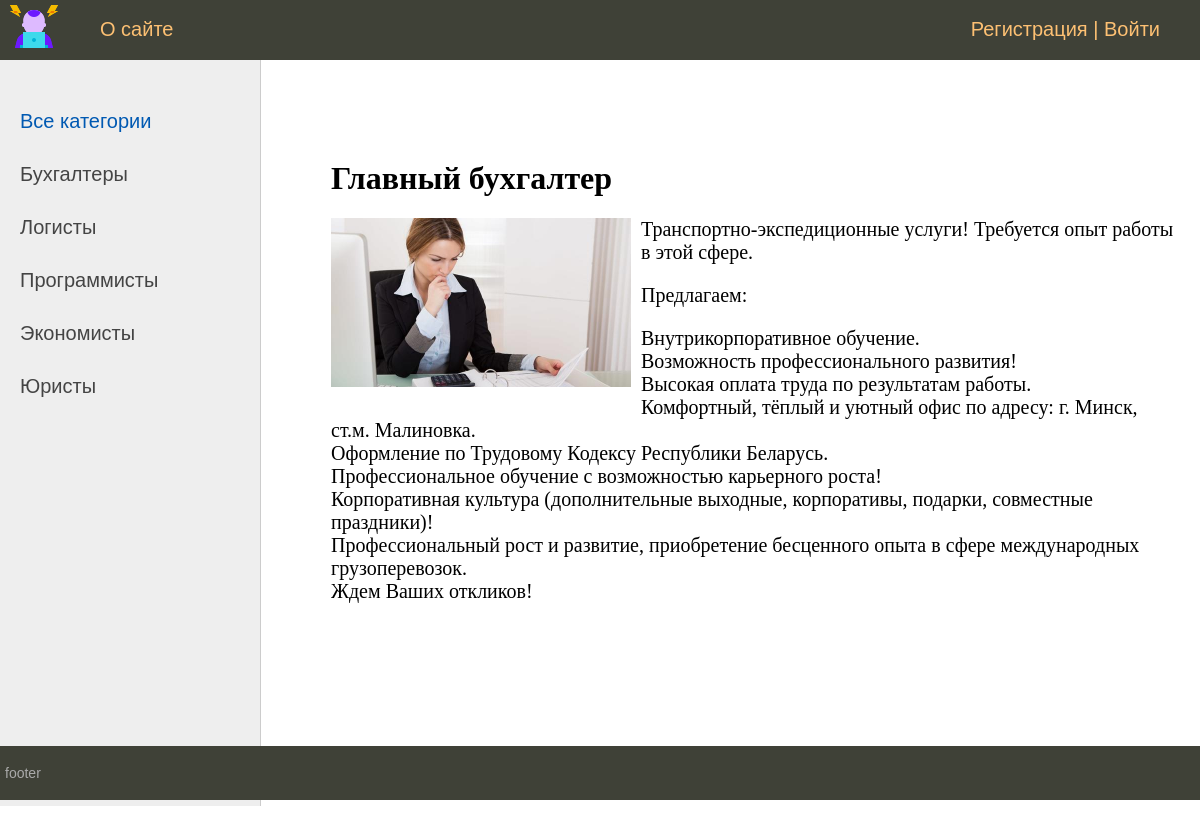
The app's page /vacancy/main-byhgalter/ with its own data.
### vacancy/models.py (models this page shows, shortened)
class Category(models.Model):
    name = models.CharField(max_length=100, db_index=True, verbose_name='Категория')
    slug = models.SlugField(max_length=255, unique=True, db_index=True, verbose_name='URL')
    def get_absolute_url(self):
        return reverse('category', kwargs={'cat_slug': self.slug})
    class Meta:
        verbose_name = 'категорию'
        verbose_name_plural = 'Категории'
        ordering = ['id', 'name']

class Vacancy(models.Model):
    title = models.CharField(max_length=255, verbose_name='Заголовок')
    slug = models.SlugField(max_length=255, unique=True, db_index=True, verbose_name='URL')
    content = models.TextField(blank=True, verbose_name='Содержание')
    photo = models.ImageField(upload_to="photo/%Y/%m/%d/", verbose_name='Фотография')
    work_experience = models.TextField(blank=True, verbose_name='Опыт работы')
    employer = models.TextField(blank=True, verbose_name='Работодатель')
    time_create = models.DateTimeField(auto_now_add=True, verbose_name='Время создания')
    cat = models.ForeignKey('Category', on_delete=models.PROTECT, verbose_name='Категория')
    def __str__(self):
        return self.title
    class Meta:
        verbose_name = 'вакансию'
        verbose_name_plural = 'Вакансии'
        ordering = ['-time_create', 'title']

### vacancy/views.py (the view)
# urls.py: path('vacancy/<slug:vacancy_slug>/', ShowVacancy.as_view(), name='vacancy'),
class ShowVacancy(DataMixin, DetailView):
    model = Vacancy
    template_name = 'vacancy/vacancy.html'
    slug_url_kwarg = 'vacancy_slug'
    context_object_name = 'vacancy'
    def get_context_data(self, *, object_list=None, **kwargs):
        context = super().get_context_data(**kwargs)
        c_def = self.get_user_context(title=context['vacancy'])
        return dict(list(context.items()) + list(c_def.items()))

### utils.py (called while the page is built)
    def get_user_context(self, **kwargs):
        context = kwargs
        cats = Category.objects.annotate(Count('vacancy'))
        user_menu = menu.copy()
        if not self.request.user.is_authenticated:
            user_menu.pop(1)
        context['menu'] = user_menu
        context['cats'] = cats
        if 'cat_selected' not in context:
            context['cat_selected'] = 0
        return context

### vacancy/templates/vacancy/vacancy.html
{% extends 'vacancy/base.html' %}
{% block content %}
<h1>{{vacancy.title}}</h1>
{% if vacancy.photo %}
<p><img class="img-article-left" src="{{vacancy.photo.url}}"></p>
{% endif %}
{{vacancy.content|linebreaks}}
{% endblock %}

### vacancy/templates/vacancy/base.html (shortened to what this page needs)
{% load static %}
{% load vacancy_tags %}
<!DOCTYPE html>
<html>
<head>
	<link type="text/css" href="{% static 'vacancy/css/styles.css' %}" rel="stylesheet" />
</head>
<body>
<table class="table-page" border=0 cellpadding="0" cellspacing="0">
<tr><td valign=top>
{% block mainmenu %}
		<div class="header">
			<ul id="mainmenu" class="mainmenu">
			<li class="logo"><a href="{% url 'home' %}"><div class="logo"></div></a></li>
{% for m in menu %}
			<li><a href="{% url m.url_name %}">{{m.title}}</a></li>
{% endfor %}
				{% if request.user.is_authenticated %}
				<li class="last"> {{user.username}} | <a href="{% url 'logout' %}">Выйти</a></li>
				{% else %}
				<li class="last"><a href="{% url 'register' %}">Регистрация</a> | <a href="{% url 'login' %}">Войти</a></li>
				{% endif %}
			</ul>
		</div>
{% endblock mainmenu %}
<table class="table-content" border=0 cellpadding="0" cellspacing="0">
<tr>
	<td valign="top" class="left-chapters">
	<ul id="leftchapters">
		{% if cat_selected == 0 %}
		<li class="selected">Все категории</li>
{% else %}
		<li><a href="{% url 'home' %}">Все категории</a></li>
{% endif %}
{% for c in cats %}
{% if c.vacancy__count > 0 %}
		{% if c.pk == cat_selected %}
			<li class="selected">{{c.name}}</li>
		{% else %}
			<li><a href="{{ c.get_absolute_url }}">{{c.name}}</a></li>
		{% endif %}
{% endif %}
{% endfor %}
	</ul>
</td>
<td valign="top" class="content">
	<div class="content-text">
{% block content %}
{% endblock %}
</div>
</td></tr></table>
</td></tr>
<tr><td valign=top>
	<div id="footer">
		<p>footer</p>
	</div>
</td></tr></table>
</body>
</html>

### vacancy/static/vacancy/css/styles.css (style rules this page uses)
html, body { font-family: 'Arial'; margin: 0; padding: 0; height: 100%; width: 100%; color: #444; }
a { color: #0059b2; text-decoration: none; }
img { max-width: 600px; height: auto; }
img.img-article-left { max-width: 300px; height: auto; float: left; padding: 0 10px 10px 0; }
.table-page { width: 100%; height: 100%; vertical-align: top; }
.table-page tr { height: 100%; }
.header { background: #3F4137; height: 60px; }
.logo { background: url('../img/logo.png') no-repeat 10px 5px; width: 70px; height: 60px; }
ul.mainmenu { list-style: none; margin: 0; padding: 0; height: 60px; color: #fdc073; font-size: 20px; overflow: hidden; }
ul.mainmenu li { float: left; margin: 18px 40px 0 30px; }
ul.mainmenu li.logo { margin: 0; }
ul.mainmenu li.last { float: right; }
ul.mainmenu li a { color: #fdc073; text-decoration: none; }
.table-content { width: 100%; min-height: 100%; height: 100%; }
.left-chapters { margin: 0; background: #eee; border-right: 1px solid #ccc; min-height: 100%; }
.left-chapters ul { width: 230px; min-height: 100%; margin: 0; padding: 20px 10px 10px 20px; list-style: none; font-size: 20px; }
.left-chapters ul li { margin: 30px 0 0 0; color: #999; }
.left-chapters ul li.selected { color: #0059b2; }
.left-chapters ul li a { color: #444; text-decoration: none; }
.content { padding: 40px 20px 20px 40px; width: 100%; box-sizing: border-box; }
.content-text { margin: 60px 0 0 30px; color: #000; font-size: 20px; font-family: Yandex Sans Display Light; }
.content-text h1 { font-size: 32px; }
#footer { box-sizing: border-box; background: #3F4137; padding: 5px; color: #aaa; font-size: 14px; font-family: Verdana, Geneva, Arial, Helvetica; text-align: left; overflow: hidden; }

### records on screen
Category: name "Бухгалтеры"
Category: name "Логисты"
Category: name "Программисты"
Category: name "Экономисты"
Category: name "Юристы"
Vacancy: title "Главный бухгалтер", photo (picture), content "Транспортно-экспедиционные услуги! Требуется опыт работы в этой сфере. Предлагаем: Внутрикорпоративное обучение. Возможность профессионального развития! Высокая оплата труда по результатам работы. Комфортный, тёплый и уютный офис по адресу: г. Минск, ст.м. Малиновка. Оформление по Трудовому Кодексу Республики Беларусь. Профессиональное обучение с возможностью карьерного роста! Корпоративная культура (дополнительные выходные, корпоративы, подарки, совместные праздники)! Профессиональный рост и развитие, приобретение бесценного опыта в сфере международных грузоперевозок. Ждем Ваших откликов!"

### other values on screen
{{ m.title }} "О сайте"
